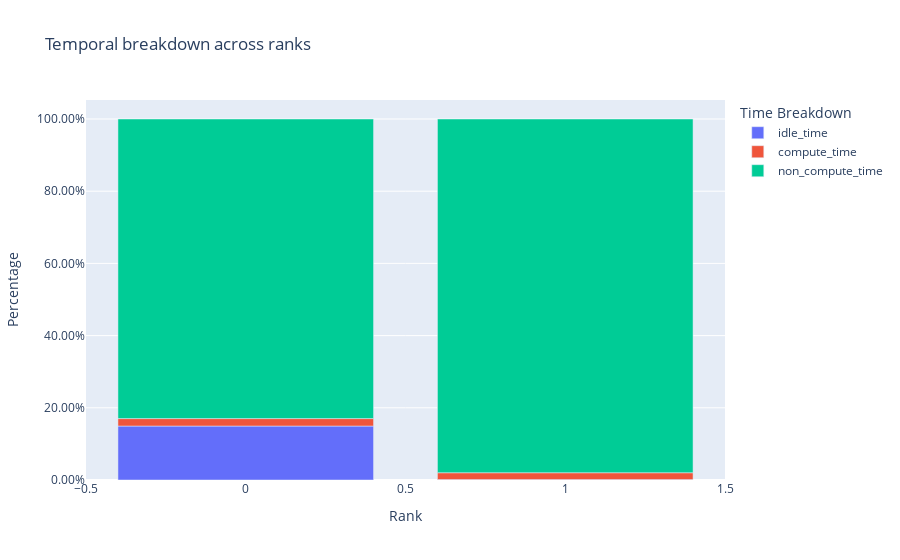

Source (notebook cell):
### Code cell
# Temporal breakdown
temporal_breakdown_df = analyzer.get_temporal_breakdown()
print(temporal_breakdown_df)

### Figure 1 — Plotly figure (JSON) as saved in the notebook; plotly's stock layout.template omitted (floating-point values rounded to 4 significant figures)
{"data": [{"alignmentgroup": "True", "hovertemplate": "variable=idle_time<br>Rank=%{x}<br>value=%{y}<extra></extra>", "legendgroup": "idle_time", "marker": {"color": "#636efa", "pattern": {"shape": ""}}, "name": "idle_time", "offsetgroup": "idle_time", "orientation": "v", "showlegend": true, "textposition": "auto", "type": "bar", "x": [0, 1], "xaxis": "x", "y": [0.1495, 0.001152], "yaxis": "y"}, {"alignmentgroup": "True", "hovertemplate": "variable=compute_time<br>Rank=%{x}<br>value=%{y}<extra></extra>", "legendgroup": "compute_time", "marker": {"color": "#EF553B", "pattern": {"shape": ""}}, "name": "compute_time", "offsetgroup": "compute_time", "orientation": "v", "showlegend": true, "textposition": "auto", "type": "bar", "x": [0, 1], "xaxis": "x", "y": [0.02067, 0.01901], "yaxis": "y"}, {"alignmentgroup": "True", "hovertemplate": "variable=non_compute_time<br>Rank=%{x}<br>value=%{y}<extra></extra>", "legendgroup": "non_compute_time", "marker": {"color": "#00cc96", "pattern": {"shape": ""}}, "name": "non_compute_time", "offsetgroup": "non_compute_time", "orientation": "v", "showlegend": true, "textposition": "auto", "type": "bar", "x": [0, 1], "xaxis": "x", "y": [0.8299, 0.9798], "yaxis": "y"}], "layout": {"autosize": true, "barmode": "relative", "legend": {"title": {"text": "Time Breakdown"}, "tracegroupgap": 0}, "title": {"text": "Temporal breakdown across ranks"}, "xaxis": {"anchor": "y", "autorange": true, "domain": [0, 1], "range": [-0.5, 1.5], "title": {"text": "Rank"}, "type": "linear"}, "yaxis": {"anchor": "x", "autorange": true, "domain": [0, 1], "range": [0, 1.053], "tickformat": ".2%", "title": {"text": "Percentage"}, "type": "linear"}}}
